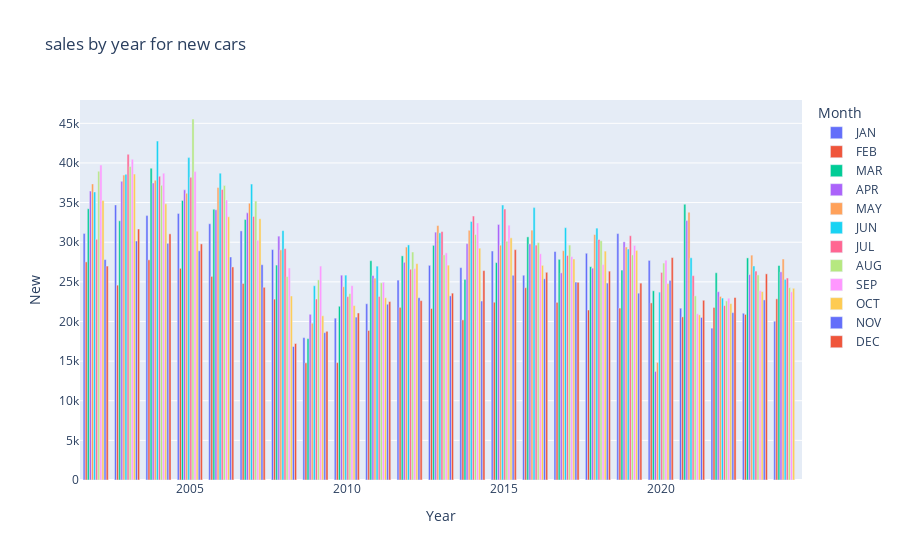

Notebook code cell kept with this figure:
### Code cell
#create the bar plot
fig = px.bar(data, x="Year", y="New", color ="Month", barmode = "group",
            title ="numbers of car by year for new cars")
fig.show()

### Figure 1 — Plotly figure (JSON) as saved in the notebook; plotly's stock layout.template omitted (floating-point values rounded to 4 significant figures)
{"data": [{"alignmentgroup": "True", "hovertemplate": "Month=JAN<br>Year=%{x}<br>New=%{y}<extra></extra>", "legendgroup": "JAN", "marker": {"color": "#636efa", "pattern": {"shape": ""}}, "name": "JAN", "offsetgroup": "JAN", "orientation": "v", "showlegend": true, "textposition": "auto", "type": "bar", "x": [2002, 2003, 2004, 2005, 2006, 2007, 2008, 2009, 2010, 2011, 2012, 2013, 2014, 2015, 2016, 2017, 2018, 2019, 2020, 2021, 2022, 2023, 2024], "xaxis": "x", "y": [31106, 34707, 33361, 33637, 32331, 31430, 29072, 17963, 20419, 22239, 25223, 27083, 26792, 28889, 25835, 28827, 28607, 31090, 27704, 21674, 19160, 21037, 20034], "yaxis": "y"}, {"alignmentgroup": "True", "hovertemplate": "Month=FEB<br>Year=%{x}<br>New=%{y}<extra></extra>", "legendgroup": "FEB", "marker": {"color": "#EF553B", "pattern": {"shape": ""}}, "name": "FEB", "offsetgroup": "FEB", "orientation": "v", "showlegend": true, "textposition": "auto", "type": "bar", "x": [2002, 2003, 2004, 2005, 2006, 2007, 2008, 2009, 2010, 2011, 2012, 2013, 2014, 2015, 2016, 2017, 2018, 2019, 2020, 2021, 2022, 2023, 2024], "xaxis": "x", "y": [27520, 24585, 27780, 26707, 25688, 24793, 22819, 14779, 14809, 18863, 21783, 21639, 20202, 22430, 24257, 22413, 21448, 21694, 22344, 20579, 21769, 20893, 22859], "yaxis": "y"}, {"alignmentgroup": "True", "hovertemplate": "Month=MAR<br>Year=%{x}<br>New=%{y}<extra></extra>", "legendgroup": "MAR", "marker": {"color": "#00cc96", "pattern": {"shape": ""}}, "name": "MAR", "offsetgroup": "MAR", "orientation": "v", "showlegend": true, "textposition": "auto", "type": "bar", "x": [2002, 2003, 2004, 2005, 2006, 2007, 2008, 2009, 2010, 2011, 2012, 2013, 2014, 2015, 2016, 2017, 2018, 2019, 2020, 2021, 2022, 2023, 2024], "xaxis": "x", "y": [34225, 32705, 39340, 35277, 34167, 32862, 27118, 17844, 21920, 27667, 28280, 29606, 25318, 27428, 30675, 27838, 26914, 26485, 23873, 34794, 26148, 28023, 27060], "yaxis": "y"}, {"alignmentgroup": "True", "hovertemplate": "Month=APR<br>Year=%{x}<br>New=%{y}<extra></extra>", "legendgroup": "APR", "marker": {"color": "#ab63fa", "pattern": {"shape": ""}}, "name": "APR", "offsetgroup": "APR", "orientation": "v", "showlegend": true, "textposition": "auto", "type": "bar", "x": [2002, 2003, 2004, 2005, 2006, 2007, 2008, 2009, 2010, 2011, 2012, 2013, 2014, 2015, 2016, 2017, 2018, 2019, 2020, 2021, 2022, 2023, 2024], "xaxis": "x", "y": [36452, 37682, 37478, 36609, 34099, 33705, 30769, 20905, 25844, 25793, 27467, 31273, 29820, 32240, 29787, 26135, 26729, 30044, 13700, 32730, 23756, 25918, 26263], "yaxis": "y"}, {"alignmentgroup": "True", "hovertemplate": "Month=MAY<br>Year=%{x}<br>New=%{y}<extra></extra>", "legendgroup": "MAY", "marker": {"color": "#FFA15A", "pattern": {"shape": ""}}, "name": "MAY", "offsetgroup": "MAY", "orientation": "v", "showlegend": true, "textposition": "auto", "type": "bar", "x": [2002, 2003, 2004, 2005, 2006, 2007, 2008, 2009, 2010, 2011, 2012, 2013, 2014, 2015, 2016, 2017, 2018, 2019, 2020, 2021, 2022, 2023, 2024], "xaxis": "x", "y": [37359, 38472, 37819, 36191, 36904, 34931, 29035, 19781, 24383, 25464, 29390, 32103, 31504, 29626, 31525, 28931, 30967, 29396, 14835, 33788, 23162, 28372, 27882], "yaxis": "y"}, {"alignmentgroup": "True", "hovertemplate": "Month=JUN<br>Year=%{x}<br>New=%{y}<extra></extra>", "legendgroup": "JUN", "marker": {"color": "#19d3f3", "pattern": {"shape": ""}}, "name": "JUN", "offsetgroup": "JUN", "orientation": "v", "showlegend": true, "textposition": "auto", "type": "bar", "x": [2002, 2003, 2004, 2005, 2006, 2007, 2008, 2009, 2010, 2011, 2012, 2013, 2014, 2015, 2016, 2017, 2018, 2019, 2020, 2021, 2022, 2023, 2024], "xaxis": "x", "y": [36348, 38573, 42758, 40674, 38718, 37333, 31463, 24509, 25850, 26984, 29662, 31181, 32620, 34695, 34366, 31835, 31779, 29142, 23704, 28039, 22954, 27001, 25313], "yaxis": "y"}, {"alignmentgroup": "True", "hovertemplate": "Month=JUL<br>Year=%{x}<br>New=%{y}<extra></extra>", "legendgroup": "JUL", "marker": {"color": "#FF6692", "pattern": {"shape": ""}}, "name": "JUL", "offsetgroup": "JUL", "orientation": "v", "showlegend": true, "textposition": "auto", "type": "bar", "x": [2002, 2003, 2004, 2005, 2006, 2007, 2008, 2009, 2010, 2011, 2012, 2013, 2014, 2015, 2016, 2017, 2018, 2019, 2020, 2021, 2022, 2023, 2024], "xaxis": "x", "y": [30367, 41088, 38329, 38189, 36662, 33259, 29188, 22836, 23136, 23154, 26593, 31348, 33299, 34179, 29636, 28331, 30342, 30821, 26190, 25779, 22001, 26360, 25484], "yaxis": "y"}, {"alignmentgroup": "True", "hovertemplate": "Month=AUG<br>Year=%{x}<br>New=%{y}<extra></extra>", "legendgroup": "AUG", "marker": {"color": "#B6E880", "pattern": {"shape": ""}}, "name": "AUG", "offsetgroup": "AUG", "orientation": "v", "showlegend": true, "textposition": "auto", "type": "bar", "x": [2002, 2003, 2004, 2005, 2006, 2007, 2008, 2009, 2010, 2011, 2012, 2013, 2014, 2015, 2016, 2017, 2018, 2019, 2020, 2021, 2022, 2023, 2024], "xaxis": "x", "y": [38965, 39556, 37175, 45547, 37151, 35186, 25666, 25251, 23512, 24875, 28765, 28407, 30982, 30125, 29945, 29644, 30188, 28399, 27372, 23233, 22594, 25876, 24270], "yaxis": "y"}, {"alignmentgroup": "True", "hovertemplate": "Month=SEP<br>Year=%{x}<br>New=%{y}<extra></extra>", "legendgroup": "SEP", "marker": {"color": "#FF97FF", "pattern": {"shape": ""}}, "name": "SEP", "offsetgroup": "SEP", "orientation": "v", "showlegend": true, "textposition": "auto", "type": "bar", "x": [2002, 2003, 2004, 2005, 2006, 2007, 2008, 2009, 2010, 2011, 2012, 2013, 2014, 2015, 2016, 2017, 2018, 2019, 2020, 2021, 2022, 2023, 2024], "xaxis": "x", "y": [39740, 40464, 38712, 38909, 35334, 30248, 26751, 26992, 24520, 24945, 26671, 28654, 32431, 32154, 28544, 28175, 27180, 29591, 27733, 20975, 22941, 23892, 23738], "yaxis": "y"}, {"alignmentgroup": "True", "hovertemplate": "Month=OCT<br>Year=%{x}<br>New=%{y}<extra></extra>", "legendgroup": "OCT", "marker": {"color": "#FECB52", "pattern": {"shape": ""}}, "name": "OCT", "offsetgroup": "OCT", "orientation": "v", "showlegend": true, "textposition": "auto", "type": "bar", "x": [2002, 2003, 2004, 2005, 2006, 2007, 2008, 2009, 2010, 2011, 2012, 2013, 2014, 2015, 2016, 2017, 2018, 2019, 2020, 2021, 2022, 2023, 2024], "xaxis": "x", "y": [35276, 38597, 34839, 31392, 33211, 32965, 23216, 20717, 22003, 22996, 27300, 27106, 29250, 30552, 27082, 27886, 28879, 28967, 24777, 20843, 22255, 23775, 24190], "yaxis": "y"}, {"alignmentgroup": "True", "hovertemplate": "Month=NOV<br>Year=%{x}<br>New=%{y}<extra></extra>", "legendgroup": "NOV", "marker": {"color": "#636efa", "pattern": {"shape": ""}}, "name": "NOV", "offsetgroup": "NOV", "orientation": "v", "showlegend": true, "textposition": "auto", "type": "bar", "x": [2002, 2003, 2004, 2005, 2006, 2007, 2008, 2009, 2010, 2011, 2012, 2013, 2014, 2015, 2016, 2017, 2018, 2019, 2020, 2021, 2022, 2023], "xaxis": "x", "y": [27812, 30155, 29859, 28915, 28138, 27160, 16842, 18590, 20551, 22177, 22996, 23235, 22582, 25828, 25381, 24970, 24846, 23573, 25187, 20511, 21117, 22720], "yaxis": "y"}, {"alignmentgroup": "True", "hovertemplate": "Month=DEC<br>Year=%{x}<br>New=%{y}<extra></extra>", "legendgroup": "DEC", "marker": {"color": "#EF553B", "pattern": {"shape": ""}}, "name": "DEC", "offsetgroup": "DEC", "orientation": "v", "showlegend": true, "textposition": "auto", "type": "bar", "x": [2002, 2003, 2004, 2005, 2006, 2007, 2008, 2009, 2010, 2011, 2012, 2013, 2014, 2015, 2016, 2017, 2018, 2019, 2020, 2021, 2022, 2023], "xaxis": "x", "y": [26994, 31668, 31058, 29787, 26879, 24312, 17220, 18761, 21075, 22512, 22632, 23574, 26419, 29062, 26205, 24944, 26350, 24839, 28061, 22677, 23025, 26010], "yaxis": "y"}], "layout": {"autosize": true, "barmode": "group", "legend": {"title": {"text": "Month"}, "tracegroupgap": 0}, "title": {"text": "sales by year for new cars"}, "xaxis": {"anchor": "y", "autorange": true, "domain": [0, 1], "range": [2002.0, 2024.0], "title": {"text": "Year"}, "type": "linear"}, "yaxis": {"anchor": "x", "autorange": true, "domain": [0, 1], "range": [0, 47940.0], "title": {"text": "New"}, "type": "linear"}}}
